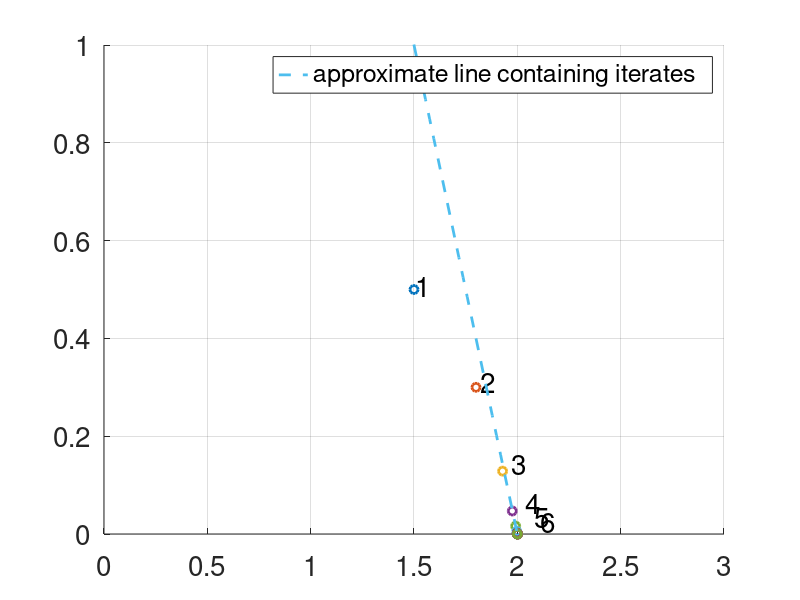

MATLAB code to generate this figure: (Note: this script raises an error after producing the figure.)
function aitkens_vis()
	%{ 

		Visualize Aitken's method. The idea is that if {x_k} 
		is a fixed point iteration generated by the iteration function 
		phi, then as x_k gets closer and closer to the fixed point 
		alpha, the pairs (x_k,phi(x_k)-x_k) are nearly on a line. 

		Aitken's method says: let's pretend that (x_k,phi(x_k)-x_k) 
		and (x_{k+1},phi(x_{k+1})-x_{k+1}) are on a line, and compute the 
		root of this line. We then take this root as the next approximation. 
		The formula for this root is given by the Aitken's fixed point function. 

		The fixed point iteration we use for the visualization is the 
		Verhults model from population dynamics. On the plot, the first six iterations 
		are labeled. 

		Note the clustering of the pairs (x_k,phi(x_k)-x_k) around 
		the dashed line that passes through the fixed point (alpha,0). 
		This clustering is why the ``pretending" in Aitken's method 
		described above works. The iterates are *nearly* all on a line, so the 
		root of the line between two consecutive iterates, which is what Aitken's 
		function computes, is very nearly the true root. 

		If you apply Aitken's here, you'll find the fixed point in a single step. 

	%} 

	addpath('./textbook_algorithms');

	close all;

	K = 1; r = 3;
	phi = @(x) r*x ./ (1 + x*K);

	iters = 0; maxiters = 100; tol = 1e-8; err = tol+1; 
	x = 1; xold = x; nodes = []; y = []; x0=x;

	figure(1), hold on, grid on, xlim([0,3]), ylim([0,1])
	while iters < maxiters && err > tol 
		x = phi(x); 
		err = abs(x-xold);
		if iters > 14  && iters < 17
			nodes = [nodes x];
			y = [y x-xold]; 
		end
		xold = x; 
		iters += 1; 
		plot(x,err,'o','linewidth',2.0);
		lbl = sprintf('%g',iters);
		if iters < 7
			text(x+iters*log(iters+1)*1e-2,err+log(iters+1)*1e-2,lbl,'fontsize',20);
		end
		
	end	
	t = linspace(0,2); 
	c = polyfit(nodes,y,1); 
	plt = plot(t,polyval(c,t),'--','linewidth',2.0);
	legend(plt(end),'approximate line containing iterates');
	set(gca,'fontsize',20); 
	if err < tol 	
		fprintf('Standard method converged to %g in %g iterations.\n',x,iters);
	else 
		fprintf('Standard method did not converge in %g iterations.\n',iters);
	end 

	% apply Aitken 
	[root,iters] = aitken(phi,x0);
	fprintf("Aitken's converged to %g in %g iterations.\n",root,iters);

	
